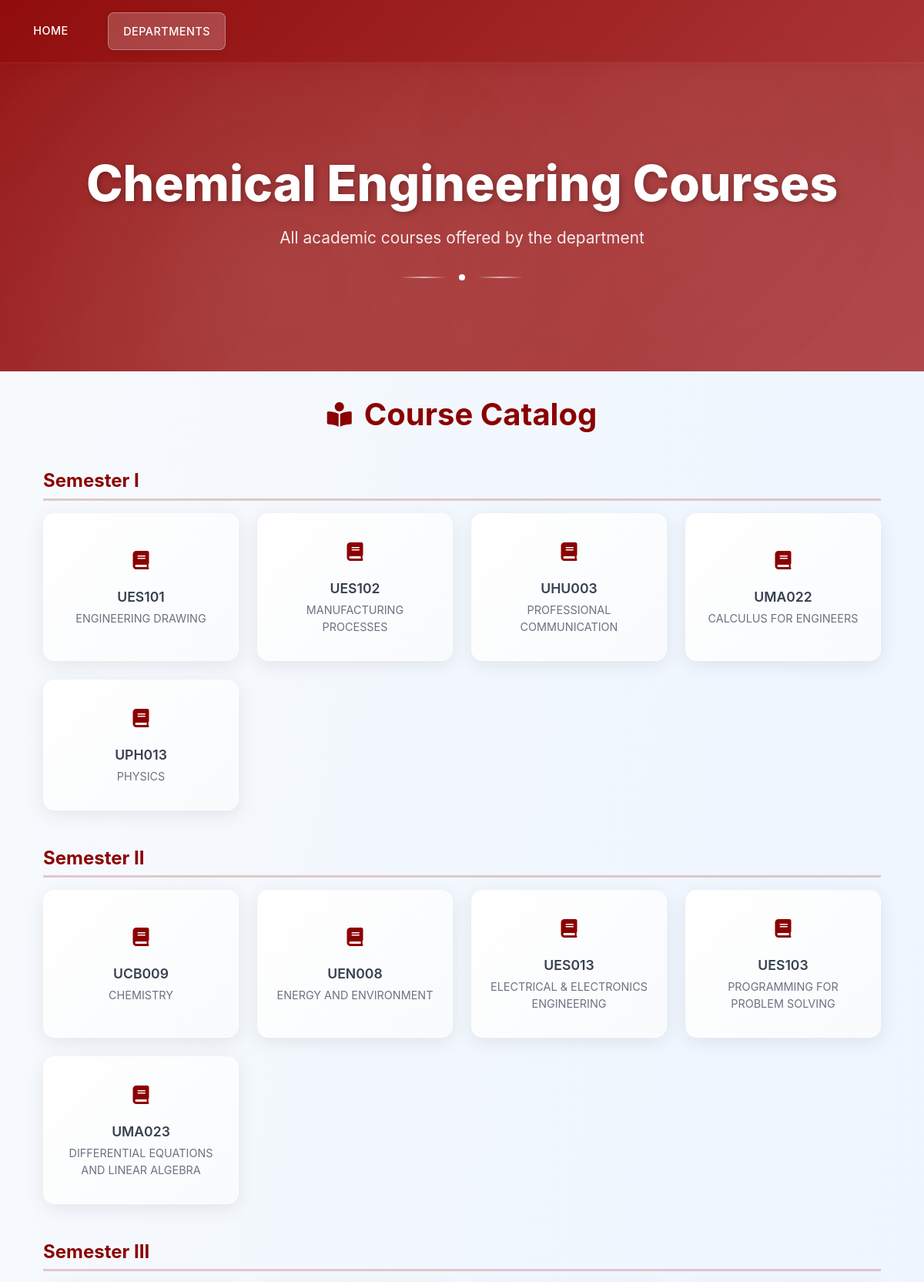
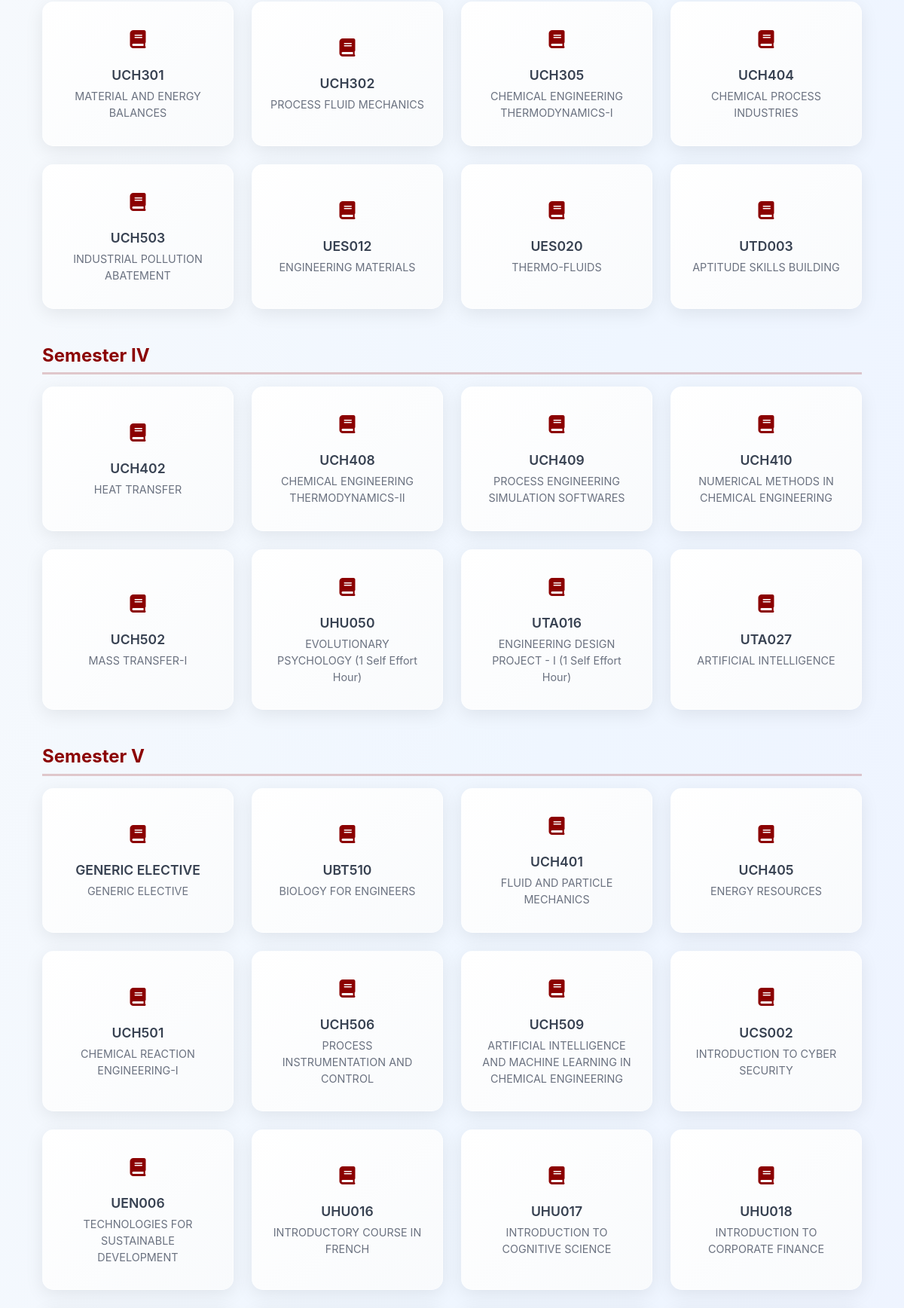
Page /course.php?department_id=2 (upper part) on the committed database (2 pictures, top to bottom).
### tables this page shows
CREATE TABLE `departments` (
  `id` int(11) NOT NULL,
  `department_name` varchar(255) NOT NULL
);

CREATE TABLE `courses` (
  `course_id` int(11) NOT NULL,
  `department_id` int(11) NOT NULL,
  `course_code` varchar(50) NOT NULL,
  `course_name` varchar(255) NOT NULL,
  `semester` enum('I','II','III','IV','V','VI','VII','VIII') NOT NULL,
  `course_type` varchar(10) DEFAULT NULL,
  `lectures` int(11) DEFAULT NULL,
  `tutorials` int(11) DEFAULT NULL,
  `practicals` int(11) DEFAULT NULL,
  `credits` decimal(3,1) DEFAULT NULL
);

### course.php (the view, shortened to what this page needs)
<?php
require_once 'db.php';
function e($s) {
    return htmlspecialchars($s ?? '', ENT_QUOTES | ENT_SUBSTITUTE, 'UTF-8');
}
$departmentId = filter_input(INPUT_GET, 'department_id', FILTER_VALIDATE_INT);
$deptName = "Courses";
$stmt = $pdo->prepare("SELECT department_name FROM departments WHERE id = :id");
$stmt->execute([':id' => $departmentId]);
$department = $stmt->fetch(PDO::FETCH_ASSOC);
if ($department) {
    $deptName = e($department['department_name']) . " Courses";
} else {
    header('Location: departments.php');
    exit;
}
$stmt = $pdo->prepare("
    SELECT
        course_code,
        course_name,
        semester
    FROM courses
    WHERE department_id = :department_id
    ORDER BY semester ASC, course_code ASC
");
$stmt->execute([':department_id' => $departmentId]);
$courses = $stmt->fetchAll(PDO::FETCH_ASSOC);
$courses_by_semester = [];
foreach ($courses as $course) {
    $courses_by_semester[$course['semester']][] = $course;
}
?>
<!DOCTYPE html>
<html lang="en">
<head>
  <link href="https://cdn.jsdelivr.net/npm/bootstrap@5.3.2/dist/css/bootstrap.min.css" rel="stylesheet">
  <script src="https://cdn.tailwindcss.com"></script>
  <link rel="stylesheet" href="styles.css">
  <link href="https://cdnjs.cloudflare.com/ajax/libs/font-awesome/6.0.0/css/all.min.css" rel="stylesheet">
  <link href="https://unpkg.com/aos@2.3.1/dist/aos.css" rel="stylesheet">
</head>
<body class="font-poppins bg-gradient-to-br from-slate-50 via-blue-50 to-indigo-50">
  <nav class="creative-nav">
    <div class="max-w-7xl mx-auto px-4">
      <div class="flex justify-between items-center py-3">
        <div class="flex space-x-8">
          <a href="index.php" class="nav-item">HOME</a>
          <a href="departments.php" class="nav-item active">DEPARTMENTS</a>
        </div>
      </div>
    </div>
  </nav>
  <section class="hero-section">
    <div class="hero-content">
      <h1 class="hero-title"><?php echo $deptName; ?></h1>
      <p class="hero-subtitle">All academic courses offered by the department</p>
      <div class="hero-decoration">
        <div class="decoration-line"></div>
        <div class="decoration-dot"></div>
        <div class="decoration-line"></div>
      </div>
    </div>
  </section>
  <section class="main-content py-8">
    <div class="max-w-7xl mx-auto px-4">
      <h2 class="section-title" data-aos="fade-up">
        <i class="fas fa-book-open-reader"></i> Course Catalog
      </h2>
      <?php if (empty($courses)): ?>
        <div class="text-center text-muted py-8">
          No courses found for this department (ID: <?php echo $departmentId; ?>).
        </div>
      <?php else: ?>
        <?php
        foreach ($courses_by_semester as $semester => $semester_courses):
        ?>
            <h3 class="course-semester-title" data-aos="fade-up">
                Semester <?php echo e($semester); ?>
            </h3>
            <div class="departments-grid" id="coursesGrid">
                <?php foreach ($semester_courses as $course): ?>
                    <?php
                        $urlCourseName = urlencode($course['course_name']);
                        $urlCourseCode = urlencode($course['course_code']);
                        $facultyLink = "faculty.php?course_name={$urlCourseName}&course_code={$urlCourseCode}&department_id={$departmentId}";
                    ?>
                    <a href="<?php echo $facultyLink; ?>" class="course-link">
                        <div class="dept-card" data-aos="zoom-in" data-aos-delay="100">
                            <div class="dept-icon">
                                <i class="fas fa-book"></i>
                            </div>
                            <div class="dept-main">
                                <span class="course-code"><?php echo e($course['course_code']); ?></span>
                                <span class="course-name"><?php echo e($course['course_name']); ?></span>
                            </div>
                        </div>
                    </a>
                    <?php endforeach; ?>
            </div>
        <?php endforeach; ?>
      <?php endif; ?>
    </div>
  </section>
</body>
</html>

### styles.css (style rules this page uses)
* { margin: 0; padding: 0; box-sizing: border-box; }
body { font-family: 'Poppins', -apple-system, BlinkMacSystemFont, 'Segoe UI', Roboto, sans-serif; background: linear-gradient(135deg, #f8fafc 0%, #e0e7ef 50%, #f0f4f8 100%); color: #2d3748; line-height: 1.6; overflow-x: hidden; position: relative; min-height: 100vh; }
.creative-nav { background: linear-gradient(135deg, rgba(139, 0, 0, 0.95) 0%, rgba(165, 42, 42, 0.95) 100%); backdrop-filter: blur(10px); border-bottom: 1px solid rgba(255, 255, 255, 0.1); box-shadow: 0 4px 20px rgba(139, 0, 0, 0.2); position: relative; overflow: hidden; }
.creative-nav::before { content: ''; position: absolute; top: 0; left: -100%; width: 100%; height: 100%; background: linear-gradient(90deg, transparent, rgba(255, 255, 255, 0.1), transparent); animation: navShimmer 8s infinite; }
.nav-item { color: white; text-decoration: none; font-weight: 500; font-size: 0.9rem; padding: 0.8rem 1.2rem; border-radius: 8px; transition: all 0.3s cubic-bezier(0.4, 0, 0.2, 1); position: relative; overflow: hidden; letter-spacing: 0.5px; white-space: nowrap; flex-shrink: 0; }
.nav-item::before { content: ''; position: absolute; top: 0; left: -100%; width: 100%; height: 100%; background: linear-gradient(90deg, transparent, rgba(255, 255, 255, 0.2), transparent); transition: left 0.5s ease; }
.nav-item.active { background: rgba(255, 255, 255, 0.2); border: 1px solid rgba(255, 255, 255, 0.3); box-shadow: 0 2px 8px rgba(0, 0, 0, 0.1); }
.hero-section { position: relative; height: 400px; background: linear-gradient(135deg, rgba(139, 0, 0, 0.9) 0%, rgba(165, 42, 42, 0.85) 100%); display: flex; align-items: center; justify-content: center; overflow: hidden; }
.hero-section::before { content: ''; position: absolute; top: 0; left: 0; right: 0; bottom: 0; background: radial-gradient(circle at 30% 70%, rgba(255, 255, 255, 0.1) 0%, transparent 50%), radial-gradient(circle at 70% 30%, rgba(255, 255, 255, 0.05) 0%, transparent 50%); animation: heroGlow 10s ease-in-out infinite; }
.hero-content { text-align: center; color: white; z-index: 2; position: relative; }
.hero-title { font-size: 4rem; font-weight: 800; margin-bottom: 1rem; text-shadow: 2px 2px 8px rgba(0, 0, 0, 0.3); animation: titleFloat 6s ease-in-out infinite; }
.hero-subtitle { font-size: 1.3rem; font-weight: 400; opacity: 0.9; margin-bottom: 2rem; animation: fadeInUp 1s ease-out 0.5s both; }
.hero-decoration { display: flex; align-items: center; justify-content: center; gap: 1rem; margin-top: 2rem; }
.decoration-line { width: 60px; height: 2px; background: linear-gradient(90deg, transparent, rgba(255, 255, 255, 0.6), transparent); animation: lineGlow 3s ease-in-out infinite; }
.decoration-dot { width: 8px; height: 8px; background: white; border-radius: 50%; animation: dotPulse 2s ease-in-out infinite; }
.main-content { padding: 4rem 2rem; max-width: 1200px; margin: 0 auto; width: 100%; }
.section-title { font-size: 2.5rem; font-weight: 700; color: #8B0000; margin-bottom: 3rem; display: flex; align-items: center; justify-content: center; gap: 1rem; }
.section-title i { font-size: 2rem; animation: iconBounce 2s ease-in-out infinite; }
.departments-grid { display: grid; grid-template-columns: repeat(auto-fit, minmax(250px, 1fr)); gap: 1.5rem; margin-bottom: 3rem; }
.dept-card { background: linear-gradient(135deg, rgba(255, 255, 255, 0.95) 0%, rgba(248, 250, 252, 0.95) 100%); backdrop-filter: blur(10px); border-radius: 15px; padding: 2rem 1.5rem; text-align: center; cursor: pointer; position: relative; overflow: hidden; transition: all 0.4s cubic-bezier(0.4, 0, 0.2, 1); box-shadow: 0 6px 25px rgba(0, 0, 0, 0.08); border: 1px solid rgba(255, 255, 255, 0.3); min-height: 140px; display: flex; flex-direction: column; align-items: center; justify-content: center; }
.dept-card::before { content: ''; position: absolute; top: 0; left: 0; right: 0; height: 3px; background: linear-gradient(90deg, #8B0000, #A52A2A, #8B0000); transform: scaleX(0); transition: transform 0.3s ease; }
.dept-icon { font-size: 1.5rem; color: #8B0000; margin-bottom: 1rem; transition: all 0.3s ease; }
[data-aos] { opacity: 0; transform: translateY(30px); transition: all 0.6s ease; }
[data-aos].aos-animate { opacity: 1; transform: translateY(0); }

### rows in the picture
departments: department_name "Chemical Engineering Courses"
courses: course_code "UES101", course_name "ENGINEERING DRAWING"
courses: course_code "UES102", course_name "MANUFACTURING PROCESSES"
courses: course_code "UHU003", course_name "PROFESSIONAL COMMUNICATION"
courses: course_code "UMA022", course_name "CALCULUS FOR ENGINEERS"
courses: course_code "UPH013", course_name "PHYSICS"
courses: course_code "UCB009", course_name "CHEMISTRY"
courses: course_code "UEN008", course_name "ENERGY AND ENVIRONMENT"
courses: course_code "UES013", course_name "ELECTRICAL & ELECTRONICS ENGINEERING"
courses: course_code "UES103", course_name "PROGRAMMING FOR PROBLEM SOLVING"
courses: course_code "UMA023", course_name "DIFFERENTIAL EQUATIONS AND LINEAR ALGEBRA"
courses: course_code "UCH301", course_name "MATERIAL AND ENERGY BALANCES"
courses: course_code "UCH302", course_name "PROCESS FLUID MECHANICS"
courses: course_code "UCH305", course_name "CHEMICAL ENGINEERING THERMODYNAMICS-I"
courses: course_code "UCH404", course_name "CHEMICAL PROCESS INDUSTRIES"
courses: course_code "UCH503", course_name "INDUSTRIAL POLLUTION ABATEMENT"
courses: course_code "UES012", course_name "ENGINEERING MATERIALS"
courses: course_code "UES020", course_name "THERMO-FLUIDS"
courses: course_code "UTD003", course_name "APTITUDE SKILLS BUILDING"
courses: course_code "UCH402", course_name "HEAT TRANSFER"
courses: course_code "UCH408", course_name "CHEMICAL ENGINEERING THERMODYNAMICS-II"
courses: course_code "UCH409", course_name "PROCESS ENGINEERING SIMULATION SOFTWARES"
courses: course_code "UCH410", course_name "NUMERICAL METHODS IN CHEMICAL ENGINEERING"
courses: course_code "UCH502", course_name "MASS TRANSFER-I"
courses: course_code "UHU050", course_name "EVOLUTIONARY PSYCHOLOGY (1 Self Effort Hour)"
courses: course_code "UTA016", course_name "ENGINEERING DESIGN PROJECT - I (1 Self Effort Hour)"
courses: course_code "UTA027", course_name "ARTIFICIAL INTELLIGENCE"
courses: course_code "GENERIC ELECTIVE", course_name "GENERIC ELECTIVE"
courses: course_code "UBT510", course_name "BIOLOGY FOR ENGINEERS"
courses: course_code "UCH401", course_name "FLUID AND PARTICLE MECHANICS"
courses: course_code "UCH405", course_name "ENERGY RESOURCES"
courses: course_code "UCH501", course_name "CHEMICAL REACTION ENGINEERING-I"
courses: course_code "UCH506", course_name "PROCESS INSTRUMENTATION AND CONTROL"
courses: course_code "UCH509", course_name "ARTIFICIAL INTELLIGENCE AND MACHINE LEARNING IN CHEMICAL ENGINEERING"
courses: course_code "UCS002", course_name "INTRODUCTION TO CYBER SECURITY"
courses: course_code "UEN006", course_name "TECHNOLOGIES FOR SUSTAINABLE DEVELOPMENT"
courses: course_code "UHU016", course_name "INTRODUCTORY COURSE IN FRENCH"
courses: course_code "UHU017", course_name "INTRODUCTION TO COGNITIVE SCIENCE"
courses: course_code "UHU018", course_name "INTRODUCTION TO CORPORATE FINANCE"

### other values in the picture
$semester "I"
$semester "II"
$semester "III"
$semester "IV"
$semester "V"
